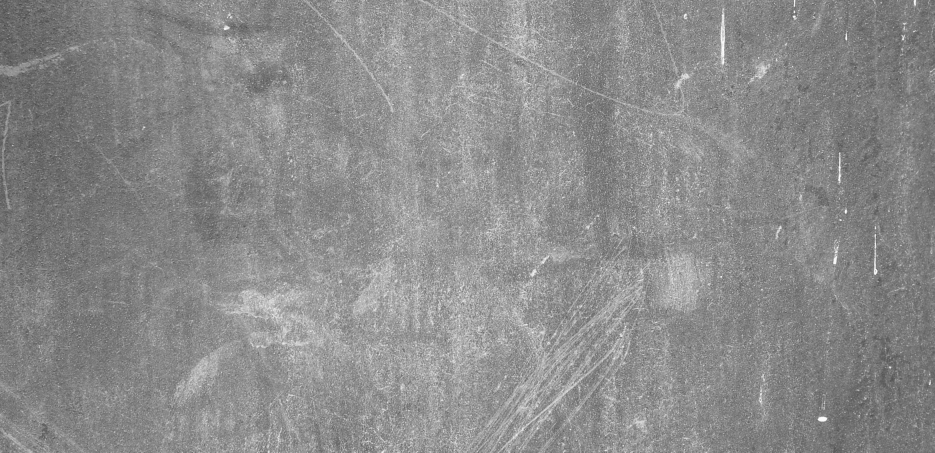
#> input picture oldify/txt.jpg, 1869 x 905 px (shown at 1/2 size)
$ python -i filter.py   (imports and definitions only)   (Python 2 division)
#> lines starting #> are read from the running program, lines starting #| are printed output that depends on the picture; after the words box and inside, x2 and y2 are one past the last pixel; in counts of white or black regions, pixels touching at a corner belong together
from random import randint
from numpy import *
from PIL import Image,ImageDraw

import os


def round_corner(radius, fill):

	corner = Image.new('RGBA',(radius,radius),(0,0,0,0))
	draw = ImageDraw.Draw(corner)
	draw.pieslice((0,0,radius*2,radius*2),180,270,fill=fill)
	return corner

def border(size):

	fill = (255,255,255)
	width, height = size
	radius = int(min(width,height)/8.0)
	offset = int(min(width,height)/15.0)
	rectangle = Image.new('RGB',size,(0,0,0))
	draw = ImageDraw.Draw(rectangle)
	corner = round_corner(radius,fill)
	rectangle.paste(corner,(offset,offset))
	rectangle.paste(corner.rotate(90),(offset,height-radius-offset))
	rectangle.paste(corner.rotate(180),(width-radius-offset,height-radius-offset))
	rectangle.paste(corner.rotate(270),(width-radius-offset,offset))
	draw.rectangle((offset,offset+radius,width-offset,height-offset-radius),fill=fill)
	draw.rectangle((offset+radius,offset,width-offset-radius,height-offset),fill=fill)
	return rectangle

def equalize(l):

	counts = bincount(l.flatten()).astype(float)
	counts/=(1.0*l.size)
	keys = nonzero(counts)[0]
	hist = dict(zip(keys,counts[keys]))
	pdf = {}
	prev = 0

	for value in hist:
		pdf[value] = hist[value] + prev
		prev = pdf[value]

	mapper = lambda i: pdf[i]*255
	mapper = vectorize(mapper)
	L = zeros_like(l)
	for i in range(L.shape[0]):
		L[i] = mapper(l[i])

	return L

def gaussian_kernel(size):
	size = int(size)
	x = mgrid[-size:size+1]
	g = exp(-(x**2/float(size)))
	return g/g.sum()


def blur(im,size=None):

	if not size:
		size = (max(im.shape)/15.)
	kernel = gaussian_kernel(size)
	func = lambda row: convolve(row,kernel,'same')
	blurred = apply_along_axis(func,1,im)
	blurred = apply_along_axis(func,1,blurred.T).T
	return blurred

def multiply(upper,lower):

	return clip((upper*lower)/255.0,0,255)

def screen(upper,lower):


	inv_upper = (255 - upper)/255.0
	inv_lower = (255 - lower)/255.0

	screened = 255*(1 - inv_upper * inv_lower)

	return clip(screened,0,255)

def sepia(r,g,b):

	r2 = clip(.393*r + .769*g + .189*b,0,255)
	g2 = clip(.349*r + .686*g + .168*b,0,255)
	b2 = clip(.272*r + .534*g + .131*b,0,255)

	return (r2,g2,b2)


def cutout(im,size_x,size_y):

	max_y = im.shape[0]
	max_x = im.shape[1]

	x = randint(0,max_x-size_x)
	y = randint(0,max_y-size_y)

	return im[y:y+size_y,x:x+size_x]

def test_filter(filt):

	arr = asarray(Image.open("bros.jpg").convert('L'))
	arr = arr.astype(float)
	filtered = uint8(filt(arr))
	Image.fromarray(filtered).show()


def shinify(im):

	blurred = blur(im)
	return screen(im,blurred)

def make_image(r,g,b):
	r,g,b = map(uint8,(r,g,b))
	return Image.fromarray(dstack((r,g,b)))

def show(r,g,b):
    return make_image(r,g,b).show()


def oldify(filename):

#> called with filename = 'txt.jpg'
        texture_path = os.path.join(os.path.dirname(__file__),"txt.jpg")
	l = asarray(Image.open(filename).convert('L'))

	w = l.shape[1]
#> w = 1869
	h = l.shape[0]
#> h = 905

	brd = border((w,h))
#> in border, `rectangle = Image.new('RGB',size,(0,0,0))`: rectangle: PIL image 1869x905 RGB; every value is 0
#> in round_corner, `corner = Image.new('RGBA',(radius,radius),(0,0,0,0))`: corner: PIL image 113x113 RGBA; every value is 0
#> in border, `rectangle.paste(corner,(offset,offset))`:
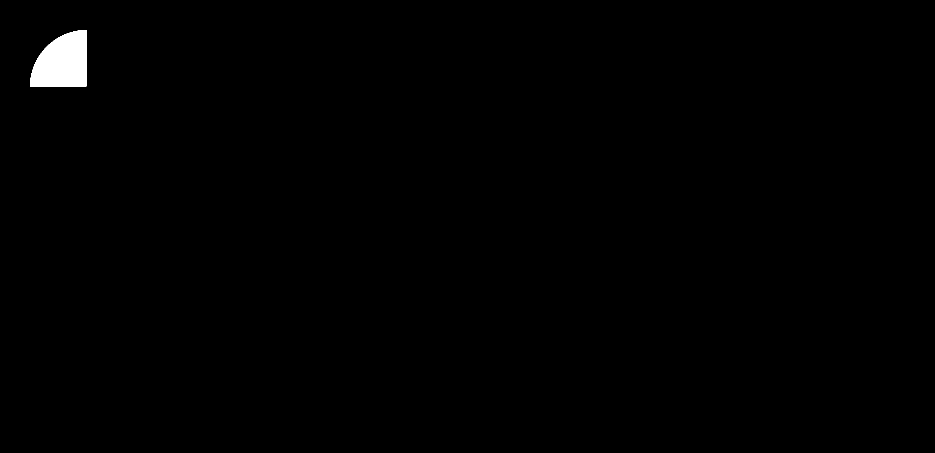
#> rectangle: PIL image 1869x905 RGB (shown at 1/2 size); 0.59% white; 1 white region, box (x1, y1, x2, y2) and area: (60, 60, 173, 173) 9994
#> in border, `rectangle.paste(corner.rotate(90),(offset,height-radius-offset))`: rectangle: PIL image 1869x905 RGB; 1.2% white; 2 white regions, box (x1, y1, x2, y2) and area: (60, 60, 173, 173) 9994, (60, 732, 173, 845) 9994
#> in border, `rectangle.paste(corner.rotate(180),(width-radius-offset,height-radius-..`: rectangle: PIL image 1869x905 RGB; 1.8% white; 3 white regions, box (x1, y1, x2, y2) and area: (60, 60, 173, 173) 9994, (60, 732, 173, 845) 9994, (1696, 732, 1809, 845) 9994
#> brd: PIL image 1869x905 RGB; 80.6% white; 1 black region, box (x1, y1, x2, y2) and area: (0, 0, 1869, 905) 327496
	border_blur_radius = int(max(w,h)/5.0)
#> border_blur_radius = 373
	border_px = asarray(brd.convert('L'))
	border_px = blur(border_px,size=border_blur_radius)
#> in blur, `blurred = apply_along_axis(func,1,blurred.T).T`:
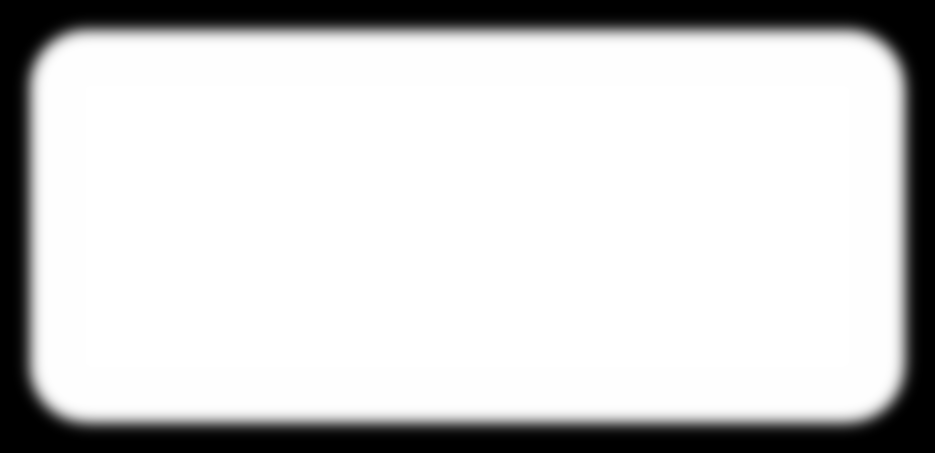
#> blurred: shape (905, 1869) float64 (shown at 1/2 size); min 6.41e-20, max 255, mean 205.6
	texture = asarray(Image.open(texture_path).convert('L'))
	texture = texture.astype(float)
	texture = cutout(texture,w,h)
	texture = (texture - texture.min())/(texture.max()-texture.min())
	texture *= 110
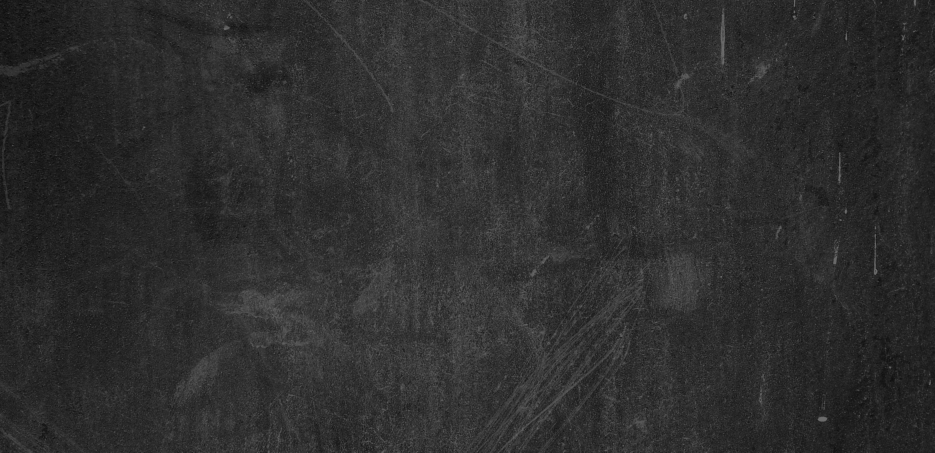
#> texture: shape (905, 1869) float64 (shown at 1/2 size); min 0, max 110, mean 46.4
	texture += 145

	r,g,b = sepia(l,l,l)
#> in sepia, `r2 = clip(.393*r + .769*g + .189*b,0,255)`:
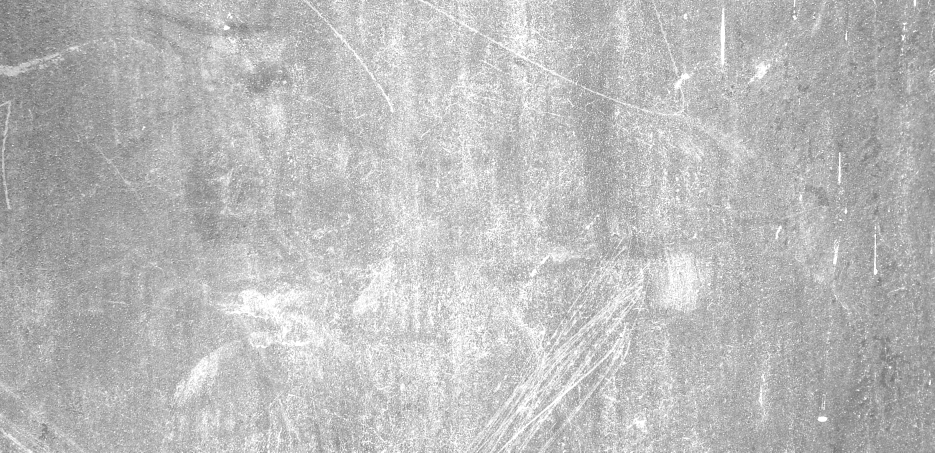
#> r2: shape (905, 1869) float64 (shown at 1/2 size); min 74.31, max 255, mean 188
#> in sepia, `g2 = clip(.349*r + .686*g + .168*b,0,255)`:
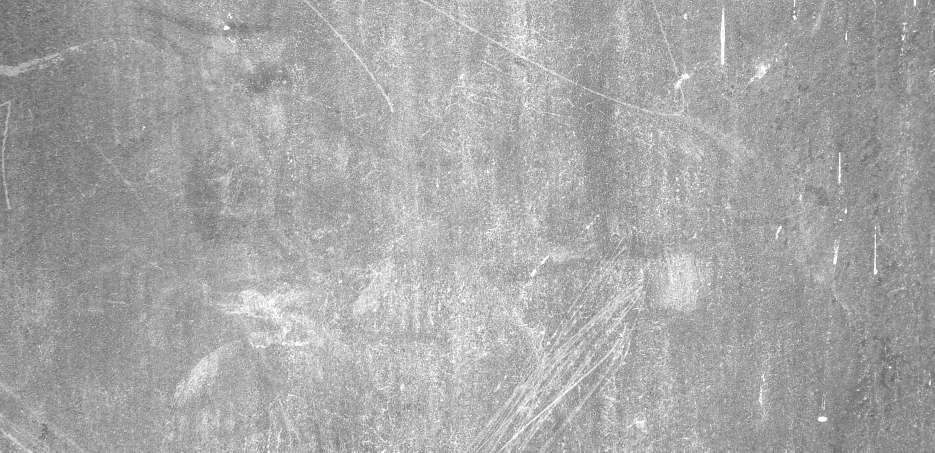
#> g2: shape (905, 1869) float64 (shown at 1/2 size); min 66.17, max 255, mean 167.7
	r,g,b = map(lambda channel: shinify(channel),(r,g,b))
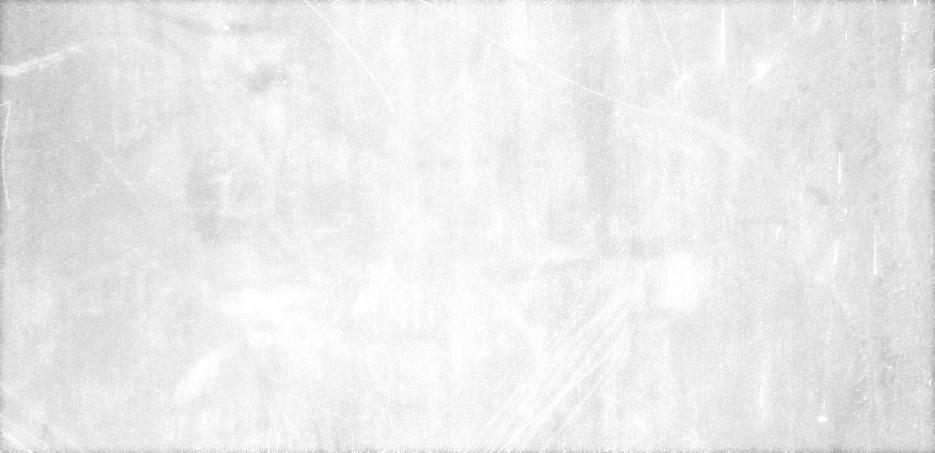
#> r: shape (905, 1869) float64 (shown at 1/2 size); min 139.5, max 255, mean 235.3
	r,g,b = map(lambda i: multiply(i,texture), (r,g,b))
	r,g,b = map(lambda i: multiply(i,border_px), (r,g,b))
	#show(r,g,b)
	return make_image(r,g,b)
#> in make_image, `return Image.fromarray(dstack((r,g,b)))`:
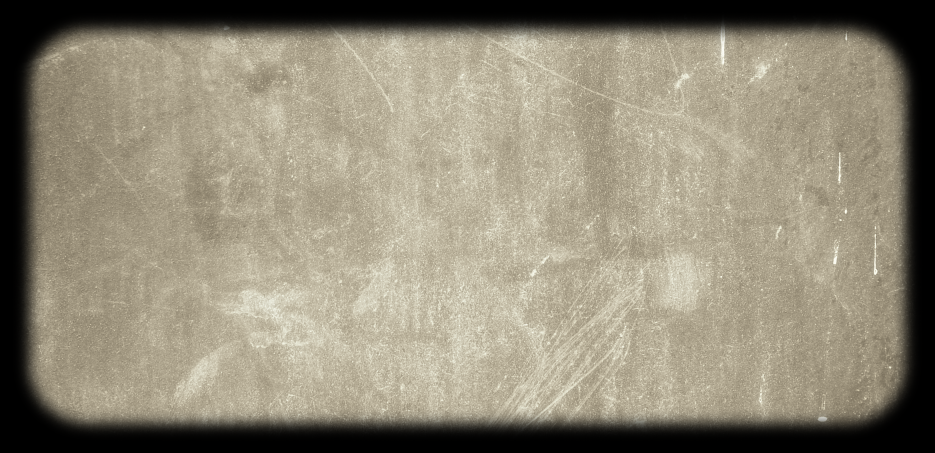
#> returned value: PIL image 1869x905 RGB (shown at 1/2 size); mean R, G, B 144.1, 137, 118.8


>>> result = oldify('txt.jpg')
